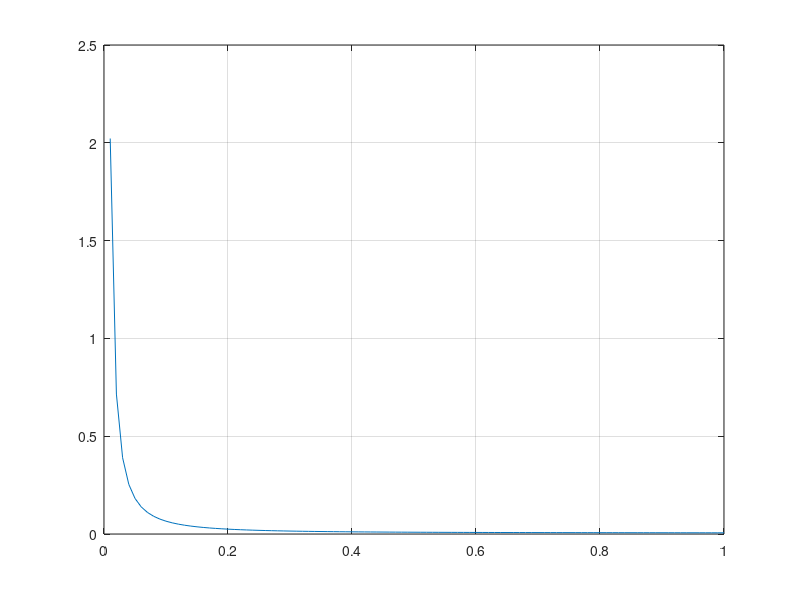
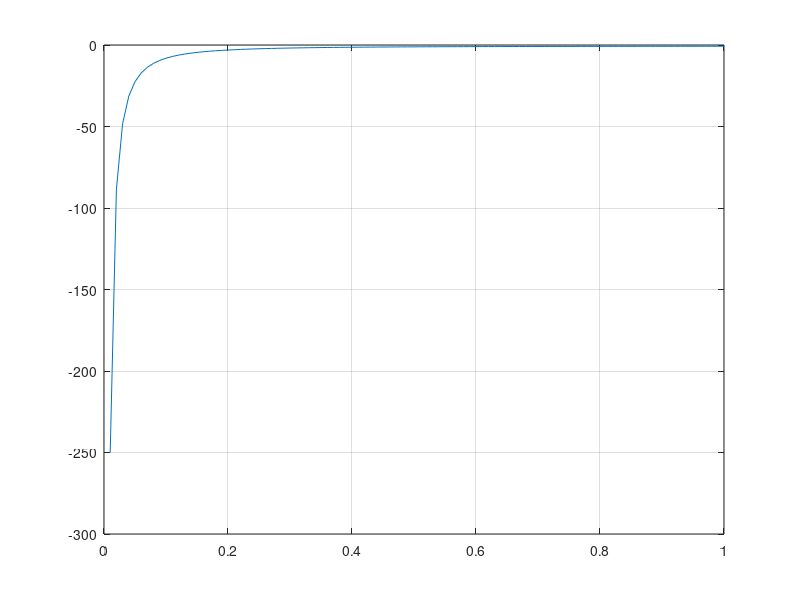
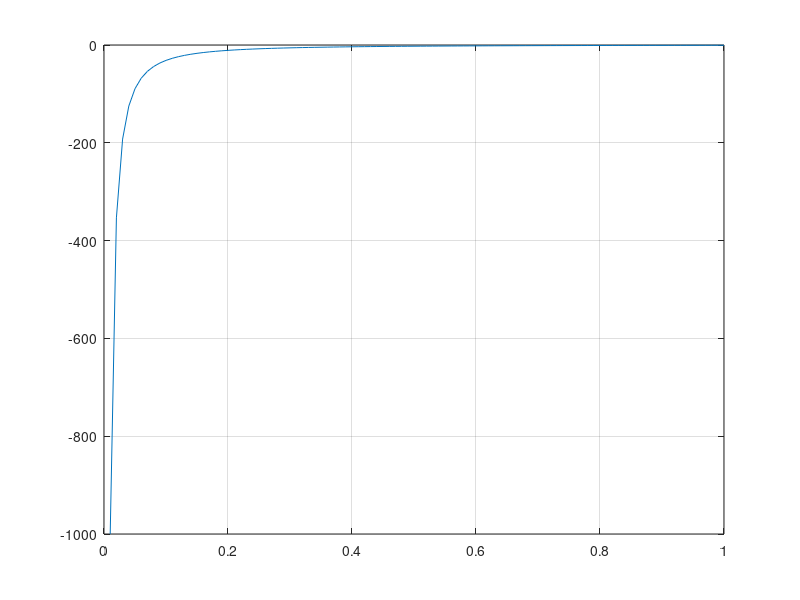

These charts were generated, in order, by the following MATLAB code: (Note: this script raises an error after producing the figures.)
% Luan Cong Doan - Numerical Analysis Homework 5

%% Problem 1 - check
n = 0.01:0.01:1;
for i = 1:length(n)
E(i) = -(0.99^3/(12*10))*(3*sin(n(i))/(4*n(i).^(5/2)) - cos(n(i))/n(i).^(3/2) - sin(n(i))/sqrt(n(i)));
E2(i) = 3*sin(n(i))/(4*n(i).^(5/2)) - cos(n(i))/n(i).^(3/2) - sin(n(i))/sqrt(n(i));
E3(i) = - cos(n(i))/n(i).^(3/2);
end
figure; plot(n,E); grid on;
figure; plot(n,E2); grid on;
figure; plot(n,E3); grid on;

%% Problem 2a
f5 = @(x) x^(4)*exp(-x);
f10 = @(x) x^(9)*exp(-x);
f05 = @(x) x^(-0.5)*exp(-x);
a = 0;
b = inf;
Gamma5 = gamma(5);
Gama5_s = simpson(f5,a,b,10);


%% Problem 2a
G5 = gamma(5);
G10 = gamma(10);
Gd5 = gamma(0.5);

%% Problem 2c
N = 1:1:25;
figure;
for i = 1:length(N)
    [x,~,~] = gauss_lag(i);
    plot(x, i*ones(i+1,1), '.','markersize',24); hold on; grid on;
end
xlabel('x'); ylabel('N'); title('Nodes of (n+1) points Gauss-Laguerre');
print('hw5_2c','-dpng');

%% Problem 2d


%% Problem 3d
x = 0:0.01:2;
px = (x.*x.*x + 12.*x)/(3.*x.*x +4);
figure; plot(x,px); grid on;

%% Problem 4b
close all; clear all; clc;
%x = 1:0.05:1.5;
x = -2.5:0.05:2;
%syms x;
f = sin(x).*exp(x);
fx = sin(1.25).*exp(1.25);
f1x = cos(x).*exp(x) + sin(x).*exp(x);
f1 = cos(1.25).*exp(1.25) + sin(1.25).*exp(1.25);
f2x = 2*cos(x).*exp(x);
f2 = 2*cos(1.25).*exp(1.25);
N2 = f1*(x-1.25) + fx;
N3 = f2*x.^2 -2*(f2*1.25-f1)*x + 2*(fx-f1*1.25);


figure; plot(x,f,'k','linewidth',1); grid on; hold on;
plot(x,N2,'r--'); plot(x,N3,'b.');
xlabel('x'); ylabel('f(x) = sin(x).e^x');
title('Newton method approximation of root at x_0 = 1.25');
legend('fx','tangent line','parabola');
%print('hw5_4b','-dpng');

%% 


%% Problem 4f
close all; clear all; clc;

fx = @(x) sin(x)*exp(x);
fprime = @(x) cos(x)*exp(x) + sin(x)*exp(x);
f2prime = @(x) 2*cos(x)*exp(x);

xstar1 = newton(fx,fprime,1.25);
xstar2 = newton2(fx,fprime,f2prime,1.25);

%%
x = -1:0.01:3;
fx = sin(x).*exp(x);
fprime = cos(x).*exp(x) + sin(x).*exp(x);
f2prime = 2.*cos(x).*exp(x);
figure; plot(x,fx); hold on; plot(x,fprime);
plot(x,f2prime); grid on;
legend('f','fprime','f2prime');

%% Problem 4h
f4h = @(x) x^2*exp(x);
f4h_prime = @(x) 2*x*exp(x) + x^2*exp(x);
f4h_2prime = @(x) 2*exp(x) + 4*x*exp(x) + x^2*exp(x);
x4_star1 = newton(f4h,f4h_prime,1);
x4_star2 = halley(f4h,f4h_prime,f4h_2prime,1);

%% Problem 5c
% c = poly(1:3);
c = poly(1:24);
n = length(c);
syms x;
px =0;
for i = 1:n
    px = px + c(i)*x.^(n-i);
end
C = zeros(n-1);
for i = 1:n-1
    for j=1:n-1
        if j-i == 1
            C(i,j) = 1;
        end
    end
end
for k = 1:n-1
    C(n-1,k) = -c(n-k+1)/c(1);
end
x = eig(C);

%px = @(x) c(1)*x^(n-1) + c(2)*x^(n-2) + c(3)*x^(n-3) + c(4)*x^(n-4);


%% Problem 5e
c = [1 -2 -1 2 -1/4];
n = length(c);
syms x;
px =0;
for i = 1:n
    px = px + c(i)*x.^(n-i);
end
C = zeros(n-1);
for i = 1:n-1
    for j=1:n-1
        if j-i == 1
            C(i,j) = 1;
        end
    end
end
for k = 1:n-1
    C(n-1,k) = -c(n-k+1)/c(1);
end
x = eig(C);

%% Problem 5e
a = [-1/8 1/2 0 -1/2 1/8];
n = length(a);
G = zeros(n-1);
G(1,2) = 1;
for i = 2:n-2
    for j = 1:n-1
        if (i-j ==1) 
            G(i,j) = 1/2;
        elseif (j-i==1)
            G(i,j) = 1/2;
        end
    end
end
for k = 1:n-1
    G(n-1,k) = -a(k)/(2*a(n));
end
x = eig(G);


        